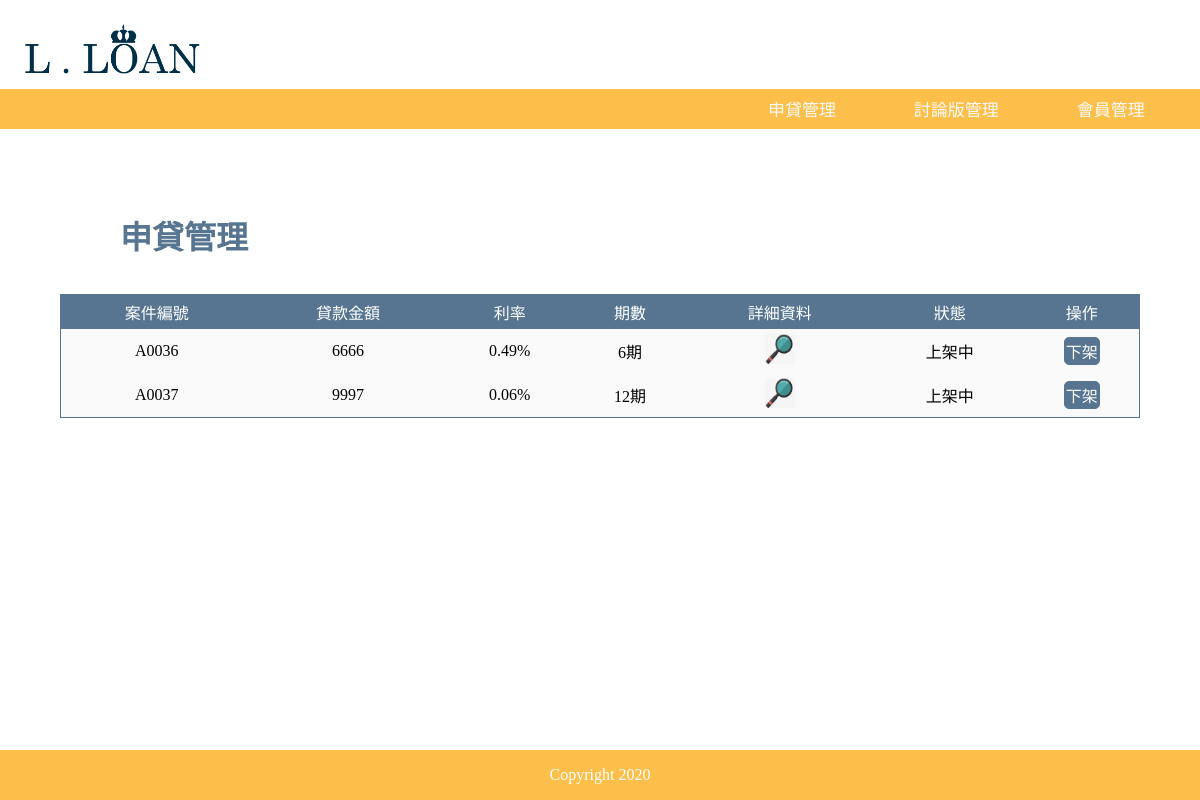
The page /loanadmin.php on the database its author committed.
### tables this page shows
CREATE TABLE `loan` (
  `lId` int(11) NOT NULL,
  `mId` int(11) NOT NULL,
  `reason` text NOT NULL,
  `description` text NOT NULL,
  `loan` int(11) NOT NULL,
  `period` text NOT NULL,
  `iRate` float NOT NULL,
  `cRate` text NOT NULL,
  `status` int(11) NOT NULL,
  `imId` int(11) NOT NULL,
  `progress` int(11) NOT NULL,
  `startTime` int(11) NOT NULL,
  `endTime` int(11) NOT NULL,
  `ban` int(11) NOT NULL
);

### loanadmin.php (the view, shortened to what this page needs)
<?php
include("connMysql.php");
$sql_query = "SELECT * FROM loan WHERE progress=0";
$result = mysqli_query($db_link, $sql_query);
?>
<!DOCTYPE html>
<html>
<head>
</head>
<body>
    <div class="full">
        <div id="header">
            <div class="img"><a href="loanadmin.php"><img src="Logo.png" width="15%"></a>
            </div>
            <div id="nav">
                <ul>
                    <li class="dropdown"><a href="memberedit.php" class="dropbtn">會員管理</a>
                    </li>
                    <li class="dropdown"><a href="discussadmin.php" class="dropbtn">討論版管理</a>
                    </li>
                    <li class="dropdown"><a href="loanadmin.php" class="dropbtn">申貸管理</a>
                    </li>
                </ul>
            </div>
        </div>
        <div style="width:100%; height:152px; float:left"></div>
        <p style="margin-top:5%;margin-left:10%;margin-bottom:3%;font-size:2em;color:#577590"><strong>申貸管理</strong></p>
        <div class="content" align='center'>
            <table class="member">
                <tr>
                    <td class="thead">案件編號</td>
                    <td class="thead">貸款金額</td>
                    <td class="thead">利率</td>
                    <td class="thead">期數</td>
                    <td class="thead">詳細資料</td>
                    <td class="thead">狀態</td>
                    <td class="thead">操作</td>
                </tr>
                <?php while ($row = mysqli_fetch_assoc($result)) { ?>
                    <tr>
                        <td class="data">A00<?php echo $row['lId'] ?></td>
                        <td class="data"><?php echo $row['loan'] ?></td>
                        <td class="data"><?php echo $row['iRate'] ?>%</td>
                        <td class="data"><?php echo $row['period'] . '期' ?></td>
                        <td class="data"><a href="#" onclick="javascript:window.open('loandetail.php?lId=<?php echo $row['lId'] ?>&mId=<?php echo $row['mId'] ?>','','height=600,width=400,top=0,left=300,toolbar=no,menubar=no,scrollbars=no, resizable=no,location=no, status=no')"><img src="search.jpg" style="width:30px; height:30px"></a></td>
                        <td class="data"><?php if ($row['ban'] == 0) { ?>
                                上架中</td>
                        <td class="data"><a href='ban.php?id=<?= $row['lId'] ?>&ca=2'><button class="ll">下架</button></a>
                        <?php } else { ?>
                            已下架</td>
                        <td class="data"><a href='unban.php?id=<?= $row['lId'] ?>&ca=2'><button class="ll">上架</button></a>
                        <?php } ?></td>
                    </tr>
                <?php } ?>
            </table>
        </div>
        <div style="width:100%; height:50px"></div>
        <div class="footer">
            <p>Copyright 2020</p>
        </div>
    </div>
</body>
</html>

### LLoan.css (style rules this page uses)
* { padding:0; margin:0; font-style:normal; }
#header { height:152px; width:100%; background-color:#FFFFFF; position: fixed; top:0px; left: 0px; z-index: 3; }
.img { width:98%; margin-left:2%; padding-top:2%; }
#nav { width:100%; height:43px; position: absolute; z-index: 2; }
ul { overflow:hidden; background-color:#FCBF49; padding-right:1%; }
li { float:right; width:13%; list-style-type: none; }
li a, .dropbtn { display:block; padding:5% 0; text-align:center; text-decoration:none; color:#FFFAFA; font-family:'Noto Serif TC', serif; font-size:17px; }
li.dropdown { display: inline-block; background-color:#FCBF49; }
.content { margin-top:0px; width:100%; min-height: 100%; }
.thead { font-family: 'Noto Serif TC', serif; color: aliceblue; background-color: #577590; float:middle; font-size:100%; text-align:center; }
.member { font-family:'Noto Serif TC', serif; margin-left:0px; border-radius:5px; background-color:#577590; border-collapse:collapse; margin-bottom:1%; border:1px solid #577590; text-align:center; color:white; width:90%; }
.member .thead { background-color:#577590; color:white; padding:5px; }
.data { background-color:#FAF9F9; color:black; padding:5px; }
.ll { border-radius:5px; background-color:#577590; padding:1%; color:white; border:1px solid #577590; font-family:'Noto Serif TC', serif; font-size:1em; }
.footer { display:block; clear:both; line-height:50px; text-align:center; color:white; width: 100%; height:50px; bottom:0px; left:0px; background: #FCBF49; overflow: hidden; position: fixed; }
@media screen and (max-width:1279px) and (min-width:761px) { body { font-size:medium; } }

### rows shown on the page
loan: lId "36", loan "6666", iRate "0.49", period "6"
loan: lId "37", loan "9997", iRate "0.06", period "12"
